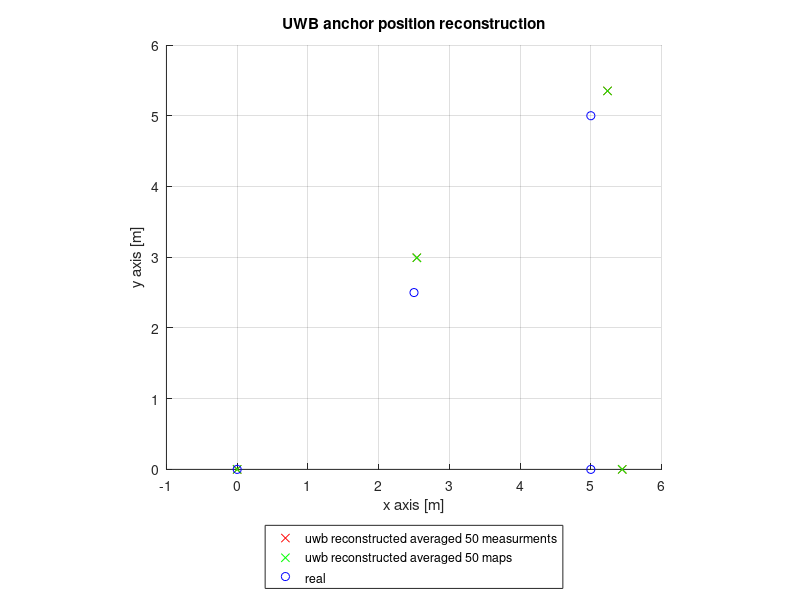

The MATLAB script that drew this image:
close all;
clear all;

num = 4;

x = [0, 5.44414953, 5.23606093, 2.53991642];
y = [0, 0, 5.35165199, 2.99224572];
x1 = [0, 5.44413492, 5.2362371, 2.54075866];
y1 = [0, 0, 5.35076848, 2.99155933];
x_real = [0, 5, 5, 2.5];
y_real = [0, 0, 5, 2.5];

figure(1);
hold on;
plot(x, y, 'rx');
plot(x1, y1, 'gx');
plot(x_real, y_real, 'bo');
axis([-1, 6, 0, 6], 'equal');
title("UWB anchor position reconstruction");
xlabel("x axis [m]");
ylabel("y axis [m]");
legend(["uwb reconstructed averaged 50 measurments"; "uwb reconstructed averaged 50 maps"; "real"], 'location', 'southoutside');
grid on;
#print("-depsc", [filename, ".eps"])